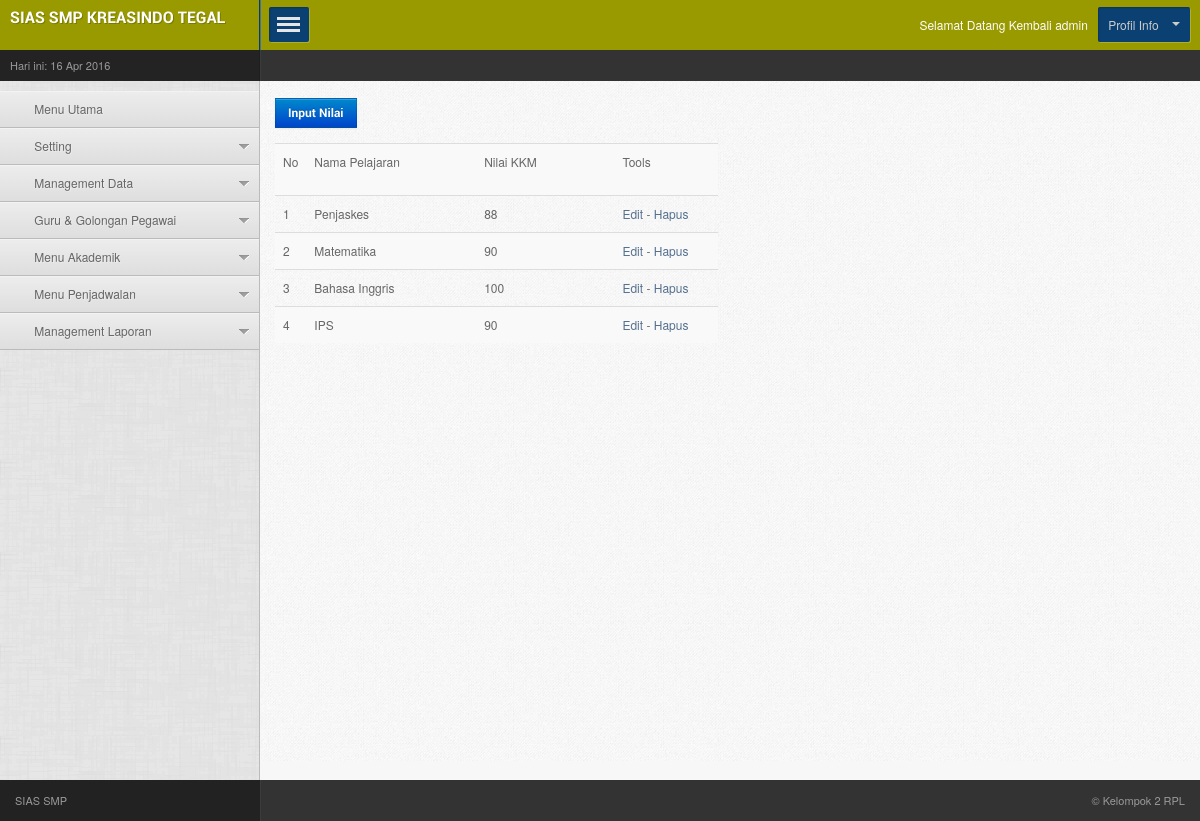
The app's page /dashboard.php?cat=penilaian&page=tampilnilai (signed in) with its own data.
### tables this page shows
CREATE TABLE IF NOT EXISTS `pelajaran` (
  `id_pelajaran` int(3) NOT NULL AUTO_INCREMENT,
  `namapelajaran` varchar(20) NOT NULL,
  `kkm` char(3) NOT NULL,
  PRIMARY KEY (`id_pelajaran`)
);

### pages/penilaian/tampilnilai.php (the view, shortened to what this page needs)
<span class="span6">
<h2>
<a href="?cat=penilaian&page=inputnilai" class="btn btn-primary">Input Nilai</a></h2>
<table width="40%" border="1" cellspacing="0" cellpadding="0" class="table table-striped">
  <tr bgcolor="#99CC00">
  <td>No</td>
    <td width="41%" height="35">Nama Pelajaran</td>
    <td width="34%">Nilai KKM</td>
    <td width="25%">Tools</td>
  </tr>
  <?php
  $rw=mysql_query("Select * from pelajaran");
  while($s=mysql_fetch_array($rw))
  {
  ?>
  <tr>
  	<td><?php echo $c=$c+1;?></td>
    <td><?php echo $s['namapelajaran']; ?></td>
	<td><?php echo $s['kkm']; ?></td>
    <td><a href="../pelajaran/?cat=pelajaran&amp;page=pelajaranedit&amp;id=<?php echo sha1($s['id']); ?>">Edit</a> - <a href="../pelajaran/?cat=pelajaran&amp;page=tampil&amp;del=1&amp;id=<?php echo sha1($s['id']); ?>">Hapus</a></td>
  </tr>
  <?php
  }
  ?>
</table>
</span>

### records on screen
pelajaran: namapelajaran "Penjaskes", kkm "88"
pelajaran: c "2", namapelajaran "Matematika", kkm "90"
pelajaran: c "3", namapelajaran "Bahasa Inggris", kkm "100"
pelajaran: c "4", namapelajaran "IPS", kkm "90"

### other values on screen
$_SESSION['login_user'] "admin"
